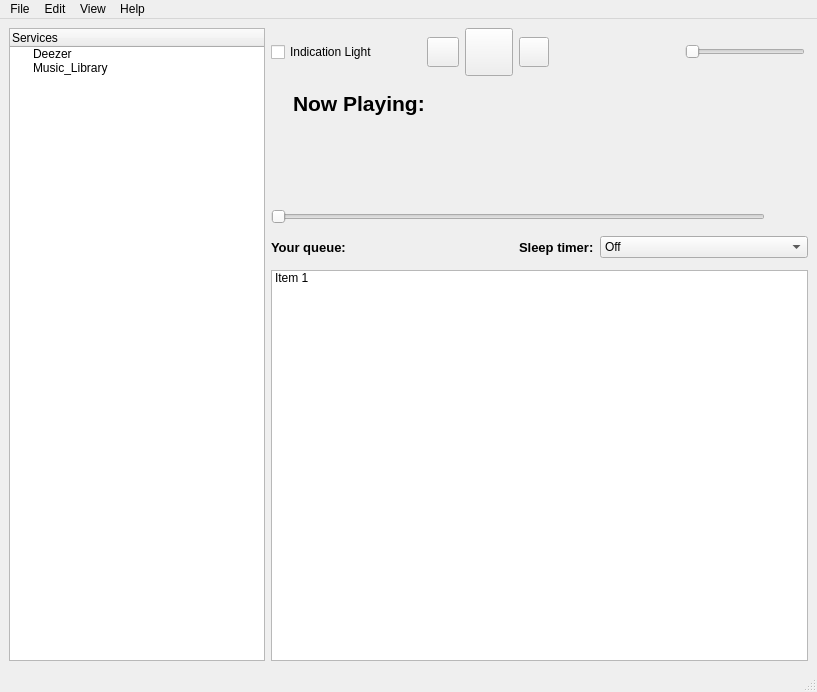
<?xml version="1.0" encoding="UTF-8"?>
<ui version="4.0">
 <class>Sonos_Controller</class>
 <widget class="QMainWindow" name="Sonos_Controller">
  <property name="geometry">
   <rect>
    <x>0</x>
    <y>0</y>
    <width>817</width>
    <height>692</height>
   </rect>
  </property>
  <property name="sizePolicy">
   <sizepolicy hsizetype="Preferred" vsizetype="Preferred">
    <horstretch>0</horstretch>
    <verstretch>0</verstretch>
   </sizepolicy>
  </property>
  <property name="minimumSize">
   <size>
    <width>500</width>
    <height>0</height>
   </size>
  </property>
  <property name="baseSize">
   <size>
    <width>150</width>
    <height>0</height>
   </size>
  </property>
  <property name="windowTitle">
   <string>Sonos Controller</string>
  </property>
  <property name="windowIcon">
   <iconset>
    <normaloff>../../../Downloads/sonos_114px_1106655_easyicon.net.png</normaloff>../../../Downloads/sonos_114px_1106655_easyicon.net.png</iconset>
  </property>
  <widget class="QWidget" name="centralwidget">
   <layout class="QGridLayout" name="gridLayout">
    <item row="0" column="4" colspan="2">
     <widget class="QCheckBox" name="checkBox">
      <property name="text">
       <string>Indication Light</string>
      </property>
     </widget>
    </item>
    <item row="0" column="8">
     <widget class="QPushButton" name="playPauseButton">
      <property name="minimumSize">
       <size>
        <width>48</width>
        <height>48</height>
       </size>
      </property>
      <property name="maximumSize">
       <size>
        <width>48</width>
        <height>48</height>
       </size>
      </property>
      <property name="text">
       <string/>
      </property>
      <property name="icon">
       <iconset resource="resource.qrc">
        <normaloff>:/icons/play.png</normaloff>:/icons/play.png</iconset>
      </property>
      <property name="iconSize">
       <size>
        <width>32</width>
        <height>32</height>
       </size>
      </property>
     </widget>
    </item>
    <item row="0" column="12" colspan="3" alignment="Qt::AlignLeft">
     <widget class="QSlider" name="volumeBar">
      <property name="sizePolicy">
       <sizepolicy hsizetype="Expanding" vsizetype="Fixed">
        <horstretch>5</horstretch>
        <verstretch>0</verstretch>
       </sizepolicy>
      </property>
      <property name="minimumSize">
       <size>
        <width>120</width>
        <height>0</height>
       </size>
      </property>
      <property name="maximumSize">
       <size>
        <width>16777215</width>
        <height>16777215</height>
       </size>
      </property>
      <property name="baseSize">
       <size>
        <width>150</width>
        <height>0</height>
       </size>
      </property>
      <property name="orientation">
       <enum>Qt::Horizontal</enum>
      </property>
     </widget>
    </item>
    <item row="3" column="14">
     <widget class="QLabel" name="timeInSongLabel">
      <property name="text">
       <string/>
      </property>
     </widget>
    </item>
    <item row="0" column="7">
     <widget class="QPushButton" name="prevButton">
      <property name="minimumSize">
       <size>
        <width>30</width>
        <height>30</height>
       </size>
      </property>
      <property name="maximumSize">
       <size>
        <width>32</width>
        <height>16777215</height>
       </size>
      </property>
      <property name="text">
       <string/>
      </property>
      <property name="icon">
       <iconset resource="resource.qrc">
        <normaloff>:/icons/prev.png</normaloff>:/icons/prev.png</iconset>
      </property>
      <property name="iconSize">
       <size>
        <width>20</width>
        <height>20</height>
       </size>
      </property>
     </widget>
    </item>
    <item row="5" column="4" colspan="2">
     <widget class="QLabel" name="myQueueLabel">
      <property name="font">
       <font>
        <pointsize>10</pointsize>
        <weight>75</weight>
        <bold>true</bold>
       </font>
      </property>
      <property name="text">
       <string>Your queue:</string>
      </property>
     </widget>
    </item>
    <item row="7" column="4" colspan="11">
     <widget class="QListWidget" name="queueList">
      <property name="sizePolicy">
       <sizepolicy hsizetype="Expanding" vsizetype="Expanding">
        <horstretch>5</horstretch>
        <verstretch>0</verstretch>
       </sizepolicy>
      </property>
      <item>
       <property name="text">
        <string>Item 1</string>
       </property>
      </item>
     </widget>
    </item>
    <item row="0" column="9">
     <widget class="QPushButton" name="nextButton">
      <property name="minimumSize">
       <size>
        <width>30</width>
        <height>30</height>
       </size>
      </property>
      <property name="maximumSize">
       <size>
        <width>30</width>
        <height>30</height>
       </size>
      </property>
      <property name="text">
       <string/>
      </property>
      <property name="icon">
       <iconset resource="resource.qrc">
        <normaloff>:/icons/next.png</normaloff>:/icons/next.png</iconset>
      </property>
      <property name="iconSize">
       <size>
        <width>20</width>
        <height>20</height>
       </size>
      </property>
     </widget>
    </item>
    <item row="5" column="9">
     <widget class="QLabel" name="sleepTimerLabel">
      <property name="font">
       <font>
        <family>Helvetica</family>
        <pointsize>10</pointsize>
        <weight>75</weight>
        <bold>true</bold>
       </font>
      </property>
      <property name="text">
       <string>Sleep timer:</string>
      </property>
     </widget>
    </item>
    <item row="0" column="0" rowspan="8">
     <widget class="QTreeWidget" name="servicesTree">
      <property name="sizePolicy">
       <sizepolicy hsizetype="MinimumExpanding" vsizetype="Expanding">
        <horstretch>0</horstretch>
        <verstretch>0</verstretch>
       </sizepolicy>
      </property>
      <property name="dragEnabled">
       <bool>true</bool>
      </property>
      <column>
       <property name="text">
        <string>Services</string>
       </property>
      </column>
      <item>
       <property name="text">
        <string>Deezer</string>
       </property>
      </item>
      <item>
       <property name="text">
        <string>Music_Library</string>
       </property>
      </item>
     </widget>
    </item>
    <item row="1" column="4" rowspan="2" colspan="11">
     <widget class="QFrame" name="nowplayingplaceholder">
      <property name="sizePolicy">
       <sizepolicy hsizetype="Preferred" vsizetype="Preferred">
        <horstretch>5</horstretch>
        <verstretch>0</verstretch>
       </sizepolicy>
      </property>
      <property name="frameShape">
       <enum>QFrame::NoFrame</enum>
      </property>
      <property name="frameShadow">
       <enum>QFrame::Raised</enum>
      </property>
      <layout class="QGridLayout" name="gridLayout_2">
       <item row="0" column="0" rowspan="4" alignment="Qt::AlignLeft">
        <widget class="QLabel" name="albumArt">
         <property name="maximumSize">
          <size>
           <width>180</width>
           <height>180</height>
          </size>
         </property>
         <property name="text">
          <string/>
         </property>
         <property name="pixmap">
          <pixmap resource="resource.qrc">:/icons/album.png</pixmap>
         </property>
         <property name="scaledContents">
          <bool>true</bool>
         </property>
        </widget>
       </item>
       <item row="0" column="1">
        <widget class="QLabel" name="nowPlayingShowLabel">
         <property name="maximumSize">
          <size>
           <width>16777215</width>
           <height>30</height>
          </size>
         </property>
         <property name="font">
          <font>
           <pointsize>16</pointsize>
           <weight>75</weight>
           <bold>true</bold>
          </font>
         </property>
         <property name="text">
          <string>Now Playing:</string>
         </property>
        </widget>
       </item>
       <item row="2" column="1">
        <spacer name="verticalSpacer">
         <property name="orientation">
          <enum>Qt::Vertical</enum>
         </property>
         <property name="sizeHint" stdset="0">
          <size>
           <width>20</width>
           <height>40</height>
          </size>
         </property>
        </spacer>
       </item>
       <item row="1" column="1">
        <widget class="QLabel" name="nowPlayingLabel">
         <property name="text">
          <string/>
         </property>
        </widget>
       </item>
       <item row="1" column="2">
        <spacer name="horizontalSpacer">
         <property name="orientation">
          <enum>Qt::Horizontal</enum>
         </property>
         <property name="sizeHint" stdset="0">
          <size>
           <width>40</width>
           <height>20</height>
          </size>
         </property>
        </spacer>
       </item>
      </layout>
     </widget>
    </item>
    <item row="5" column="10" colspan="5">
     <widget class="QComboBox" name="sleepTimerComboBox">
      <item>
       <property name="text">
        <string>Off</string>
       </property>
      </item>
      <item>
       <property name="text">
        <string>15 minutes</string>
       </property>
      </item>
      <item>
       <property name="text">
        <string>30 minutes</string>
       </property>
      </item>
      <item>
       <property name="text">
        <string>45 minutes</string>
       </property>
      </item>
      <item>
       <property name="text">
        <string>1 hour</string>
       </property>
      </item>
      <item>
       <property name="text">
        <string>2 hours</string>
       </property>
      </item>
     </widget>
    </item>
    <item row="3" column="4" colspan="10">
     <widget class="QSlider" name="trackSlider">
      <property name="sizePolicy">
       <sizepolicy hsizetype="Expanding" vsizetype="Fixed">
        <horstretch>5</horstretch>
        <verstretch>0</verstretch>
       </sizepolicy>
      </property>
      <property name="orientation">
       <enum>Qt::Horizontal</enum>
      </property>
     </widget>
    </item>
    <item row="0" column="11" alignment="Qt::AlignRight">
     <widget class="QLabel" name="label">
      <property name="maximumSize">
       <size>
        <width>32</width>
        <height>32</height>
       </size>
      </property>
      <property name="text">
       <string/>
      </property>
      <property name="pixmap">
       <pixmap resource="resource.qrc">:/icons/volume.png</pixmap>
      </property>
      <property name="scaledContents">
       <bool>true</bool>
      </property>
     </widget>
    </item>
   </layout>
  </widget>
  <widget class="QMenuBar" name="menubar">
   <property name="geometry">
    <rect>
     <x>0</x>
     <y>0</y>
     <width>817</width>
     <height>22</height>
    </rect>
   </property>
   <widget class="QMenu" name="fileMenu">
    <property name="title">
     <string>File</string>
    </property>
    <addaction name="actionConnect"/>
    <addaction name="actionCreate_Stereo_Pair"/>
    <addaction name="separator"/>
    <addaction name="actionExit"/>
   </widget>
   <widget class="QMenu" name="menuAbout">
    <property name="title">
     <string>Edit</string>
    </property>
    <addaction name="actionUpdate_Music_Libary"/>
    <addaction name="actionAdd_Radio_Station"/>
    <addaction name="actionAlarms"/>
    <addaction name="separator"/>
    <addaction name="actionPreferences"/>
   </widget>
   <widget class="QMenu" name="menuView">
    <property name="title">
     <string>View</string>
    </property>
   </widget>
   <widget class="QMenu" name="menuHelp">
    <property name="title">
     <string>Help</string>
    </property>
    <addaction name="actionAbout"/>
   </widget>
   <addaction name="fileMenu"/>
   <addaction name="menuAbout"/>
   <addaction name="menuView"/>
   <addaction name="menuHelp"/>
  </widget>
  <widget class="QStatusBar" name="statusbar"/>
  <action name="actionConnect">
   <property name="text">
    <string>Connect To ... </string>
   </property>
   <property name="shortcut">
    <string>Meta+O</string>
   </property>
  </action>
  <action name="actionExit">
   <property name="text">
    <string>Exit</string>
   </property>
   <property name="shortcut">
    <string>Meta+Q</string>
   </property>
  </action>
  <action name="actionAbout">
   <property name="text">
    <string>About SonosController</string>
   </property>
   <property name="shortcut">
    <string>F1</string>
   </property>
  </action>
  <action name="actionCreate_Stereo_Pair">
   <property name="text">
    <string>Create Stereo Pair</string>
   </property>
  </action>
  <action name="actionUpdate_Music_Libary">
   <property name="text">
    <string>Update Music Libary</string>
   </property>
   <property name="shortcut">
    <string>Meta+R</string>
   </property>
  </action>
  <action name="actionAdd_Radio_Station">
   <property name="text">
    <string>Add Radio Station</string>
   </property>
   <property name="shortcut">
    <string>Meta+N</string>
   </property>
  </action>
  <action name="actionService_Settings">
   <property name="text">
    <string>Service Settings</string>
   </property>
   <property name="shortcut">
    <string>Meta+I</string>
   </property>
  </action>
  <action name="actionAlarms">
   <property name="text">
    <string>Alarms</string>
   </property>
  </action>
  <action name="actionPreferences">
   <property name="text">
    <string>Preferences</string>
   </property>
  </action>
 </widget>
 <tabstops>
  <tabstop>checkBox</tabstop>
  <tabstop>prevButton</tabstop>
  <tabstop>playPauseButton</tabstop>
  <tabstop>nextButton</tabstop>
  <tabstop>volumeBar</tabstop>
  <tabstop>trackSlider</tabstop>
  <tabstop>sleepTimerComboBox</tabstop>
  <tabstop>queueList</tabstop>
  <tabstop>servicesTree</tabstop>
 </tabstops>
 <resources>
  <include location="resource.qrc"/>
 </resources>
 <connections/>
</ui>
